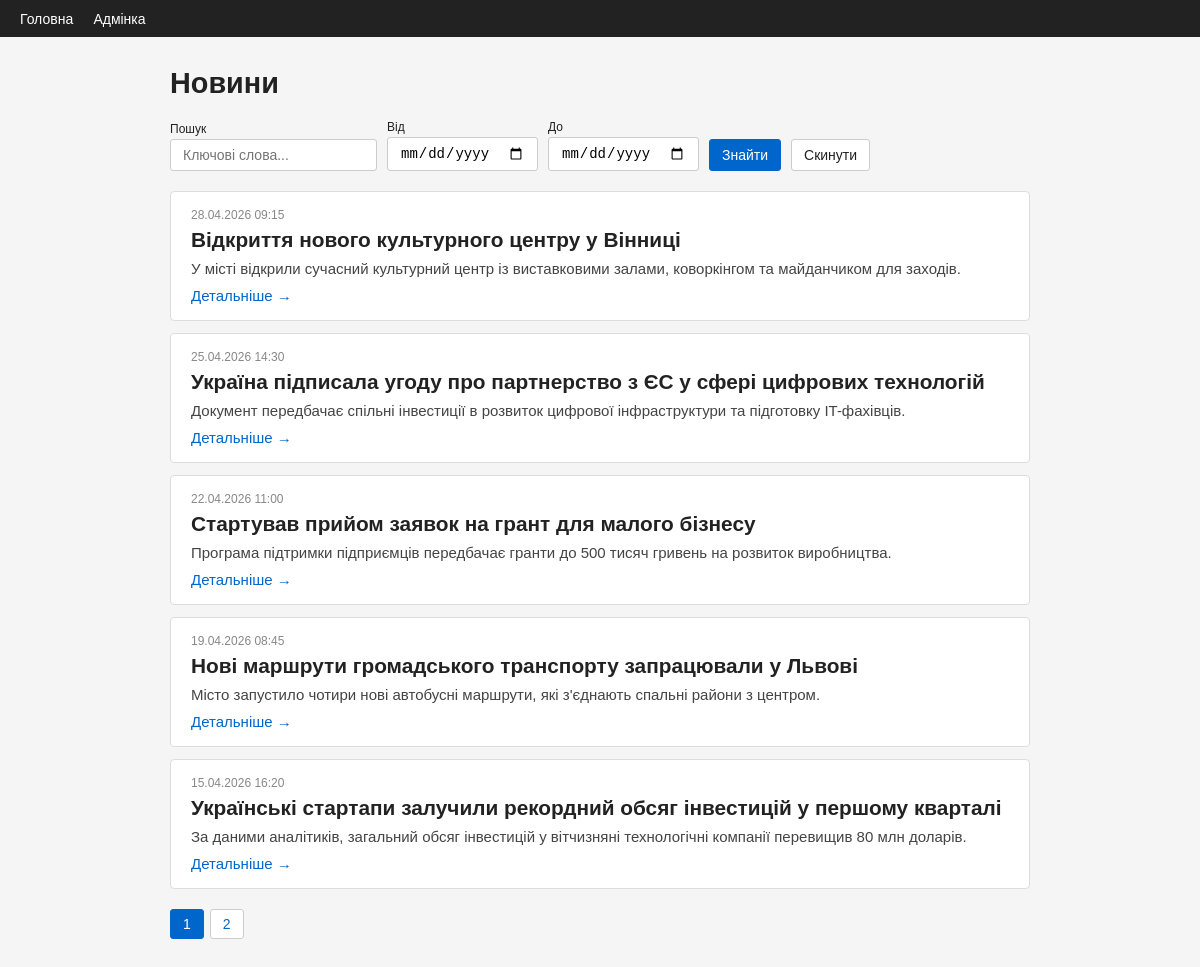
The page / on the database its author committed.
### tables this page shows
CREATE TABLE IF NOT EXISTS news (
    id                INT          NOT NULL AUTO_INCREMENT PRIMARY KEY,
    title             VARCHAR(255) NOT NULL,
    short_description TEXT         NOT NULL,
    content           TEXT         NOT NULL,
    created_at        TIMESTAMP    NOT NULL DEFAULT CURRENT_TIMESTAMP
);

### db.php (called while the page is built, shortened)
<?php
function db(): PDO {
    static $pdo = null;
    if ($pdo === null) {
        $dsn = sprintf('mysql:host=%s;port=%s;dbname=%s;charset=%s',
            DB_HOST, DB_PORT, DB_NAME, DB_CHARSET);
        $pdo = new PDO($dsn, DB_USER, DB_PASS, [
            PDO::ATTR_ERRMODE            => PDO::ERRMODE_EXCEPTION,
            PDO::ATTR_DEFAULT_FETCH_MODE => PDO::FETCH_ASSOC,
            PDO::ATTR_EMULATE_PREPARES   => false,
        ]);
    }
    return $pdo;
}

### index.php (the view, shortened to what this page needs)
<?php
require_once __DIR__ . '/db.php';
$page    = max(1, (int)($_GET['page']      ?? 1));
$perPage = 5;
$offset  = ($page - 1) * $perPage;
$search   = trim($_GET['search']    ?? '');
$dateFrom = trim($_GET['date_from'] ?? '');
$dateTo   = trim($_GET['date_to']   ?? '');
$where  = [];
$params = [];
$whereSQL = $where ? 'WHERE ' . implode(' AND ', $where) : '';
$stmtCount = db()->prepare("SELECT COUNT(*) FROM news $whereSQL");
$stmtCount->execute($params);
$total      = (int)$stmtCount->fetchColumn();
$totalPages = (int)ceil($total / $perPage);
$stmtNews = db()->prepare(
    "SELECT id, title, short_description, created_at FROM news $whereSQL ORDER BY created_at DESC LIMIT ? OFFSET ?"
);
$stmtNews->execute(array_merge($params, [$perPage, $offset]));
$newsList = $stmtNews->fetchAll();
function buildQuery(array $overrides = []): string {
    $base = array_filter(
        array_merge($_GET, $overrides),
        fn($v) => $v !== '' && $v !== null
    );
    unset($base['page']);
    $qs = http_build_query($base);
    return 'index.php' . ($qs ? '?' . $qs . '&' : '?');
}
?>
<!DOCTYPE html>
<html lang="uk">
<head>
    <link rel="stylesheet" href="style.css">
</head>
<body>
<nav class="nav">
    <a href="index.php">Головна</a>
    <a href="admin.php">Адмінка</a>
</nav>
<div class="container">
    <h1>Новини</h1>
    <form class="filters" method="get" action="index.php">
        <div>
            <label for="search">Пошук</label>
            <input type="text" id="search" name="search" placeholder="Ключові слова..." value="<?= htmlspecialchars($search) ?>">
        </div>
        <div>
            <label for="date_from">Від</label>
            <input type="date" id="date_from" name="date_from" value="<?= htmlspecialchars($dateFrom) ?>">
        </div>
        <div>
            <label for="date_to">До</label>
            <input type="date" id="date_to" name="date_to" value="<?= htmlspecialchars($dateTo) ?>">
        </div>
        <div>
            <label>&nbsp;</label>
            <button type="submit">Знайти</button>
        </div>
        <div>
            <label>&nbsp;</label>
            <a class="reset" href="index.php">Скинути</a>
        </div>
    </form>
    <?php if (empty($newsList)): ?>
        <p>Новин не знайдено.</p>
    <?php else: ?>
        <ul class="news-list">
            <?php foreach ($newsList as $item): ?>
                <li class="news-item">
                    <div class="meta"><?= date('d.m.Y H:i', strtotime($item['created_at'])) ?></div>
                    <h2><?= htmlspecialchars($item['title']) ?></h2>
                    <p><?= htmlspecialchars($item['short_description']) ?></p>
                    <a href="news.php?id=<?= $item['id'] ?>">Детальніше &rarr;</a>
                </li>
            <?php endforeach; ?>
        </ul>
        <?php if ($totalPages > 1): ?>
            <div class="pagination">
                <?php for ($p = 1; $p <= $totalPages; $p++): ?>
                    <?php if ($p === $page): ?>
                        <span class="current"><?= $p ?></span>
                    <?php else: ?>
                        <a href="<?= buildQuery() ?>page=<?= $p ?>"><?= $p ?></a>
                    <?php endif; ?>
                <?php endfor; ?>
            </div>
        <?php endif; ?>
    <?php endif; ?>
</div>
</body>
</html>

### style.css (style rules this page uses)
*, *::before, *::after { box-sizing: border-box; margin: 0; padding: 0; }
body { font-family: Arial, sans-serif; font-size: 15px; background: #f5f5f5; color: #222; }
.container { max-width: 900px; margin: 30px auto; padding: 0 20px; }
h1 { font-size: 1.8rem; margin-bottom: 20px; }
h2 { font-size: 1.3rem; margin-bottom: 8px; }
a { color: #0066cc; text-decoration: none; }
.nav { background: #222; padding: 10px 20px; }
.nav a { color: #fff; margin-right: 16px; font-size: 14px; }
.news-list { list-style: none; }
.news-item { background: #fff; border: 1px solid #ddd; border-radius: 4px; padding: 16px 20px; margin-bottom: 12px; }
.news-item .meta { font-size: 12px; color: #888; margin-bottom: 6px; }
.news-item p { margin-bottom: 10px; color: #444; }
.filters { display: flex; gap: 10px; margin-bottom: 20px; flex-wrap: wrap; align-items: flex-end; }
.filters label { font-size: 12px; display: block; margin-bottom: 3px; }
.filters input, .filters button { padding: 7px 12px; border: 1px solid #ccc; border-radius: 3px; font-size: 14px; }
.filters button { background: #0066cc; color: #fff; border-color: #0066cc; cursor: pointer; }
.filters .reset { display: inline-block; padding: 7px 12px; border: 1px solid #ccc; border-radius: 3px; background: #fff; font-size: 14px; color: #222; }
.pagination { display: flex; gap: 6px; margin-top: 20px; }
.pagination a, .pagination span { padding: 6px 12px; border: 1px solid #ccc; border-radius: 3px; background: #fff; font-size: 14px; }
.pagination .current { background: #0066cc; color: #fff; border-color: #0066cc; }

### rows shown on the page
news: created_at "28.04.2026 09:15", title "Відкриття нового культурного центру у Вінниці", short_description "У місті відкрили сучасний культурний центр із виставковими залами, коворкінгом та майданчиком для заходів."
news: created_at "25.04.2026 14:30", title "Україна підписала угоду про партнерство з ЄС у сфері цифрових технологій", short_description "Документ передбачає спільні інвестиції в розвиток цифрової інфраструктури та підготовку IT-фахівців."
news: created_at "22.04.2026 11:00", title "Стартував прийом заявок на грант для малого бізнесу", short_description "Програма підтримки підприємців передбачає гранти до 500 тисяч гривень на розвиток виробництва."
news: created_at "19.04.2026 08:45", title "Нові маршрути громадського транспорту запрацювали у Львові", short_description "Місто запустило чотири нові автобусні маршрути, які з'єднають спальні райони з центром."
news: created_at "15.04.2026 16:20", title "Українські стартапи залучили рекордний обсяг інвестицій у першому кварталі", short_description "За даними аналітиків, загальний обсяг інвестицій у вітчизняні технологічні компанії перевищив 80 млн доларів."
